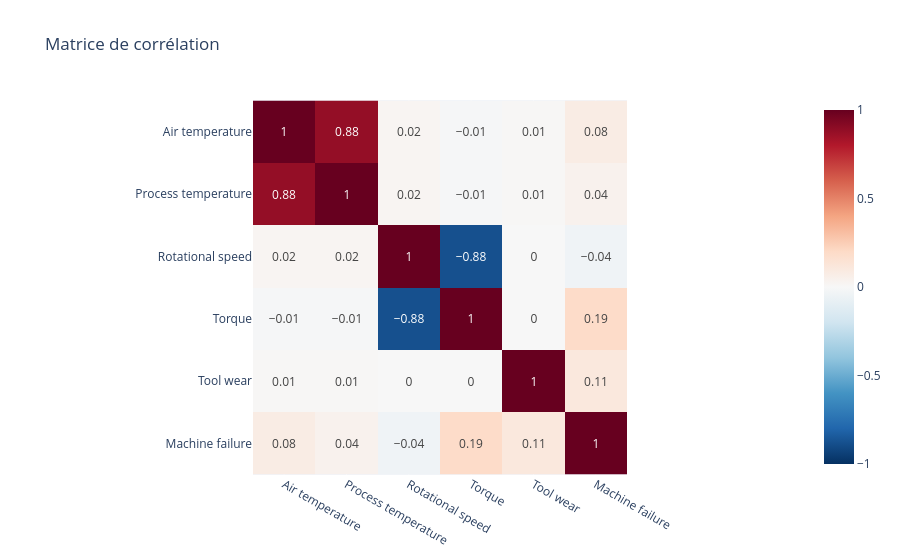

Here is the notebook cell this chart was saved with:
### Code cell
corr = df[num_cols + ["Machine failure"]].corr().round(2)
fig = px.imshow(corr, text_auto=True, color_continuous_scale="RdBu_r",
                zmin=-1, zmax=1, title="Matrice de corrélation")
fig.show()

### Figure 1 — Plotly figure (JSON) as saved in the notebook; plotly's stock layout.template omitted (floating-point values rounded to 4 significant figures)
{"data": [{"coloraxis": "coloraxis", "hovertemplate": "x: %{x}<br>y: %{y}<br>color: %{z}<extra></extra>", "name": "0", "texttemplate": "%{z}", "type": "heatmap", "x": ["Air temperature", "Process temperature", "Rotational speed", "Torque", "Tool wear", "Machine failure"], "xaxis": "x", "y": ["Air temperature", "Process temperature", "Rotational speed", "Torque", "Tool wear", "Machine failure"], "yaxis": "y", "z": [[1.0, 0.88, 0.02, -0.01, 0.01, 0.08], [0.88, 1.0, 0.02, -0.01, 0.01, 0.04], [0.02, 0.02, 1.0, -0.88, 0.0, -0.04], [-0.01, -0.01, -0.88, 1.0, -0.0, 0.19], [0.01, 0.01, 0.0, -0.0, 1.0, 0.11], [0.08, 0.04, -0.04, 0.19, 0.11, 1.0]]}], "layout": {"coloraxis": {"autocolorscale": false, "cmax": 1, "cmin": -1, "colorscale": [[0, "rgb(5,48,97)"], [0.1, "rgb(33,102,172)"], [0.2, "rgb(67,147,195)"], [0.3, "rgb(146,197,222)"], [0.4, "rgb(209,229,240)"], [0.5, "rgb(247,247,247)"], [0.6, "rgb(253,219,199)"], [0.7, "rgb(244,165,130)"], [0.8, "rgb(214,96,77)"], [0.9, "rgb(178,24,43)"], [1, "rgb(103,0,31)"]]}, "title": {"text": "Matrice de corrélation"}, "xaxis": {"anchor": "y", "constrain": "domain", "domain": [0, 1], "scaleanchor": "y"}, "yaxis": {"anchor": "x", "autorange": "reversed", "constrain": "domain", "domain": [0, 1]}}}
